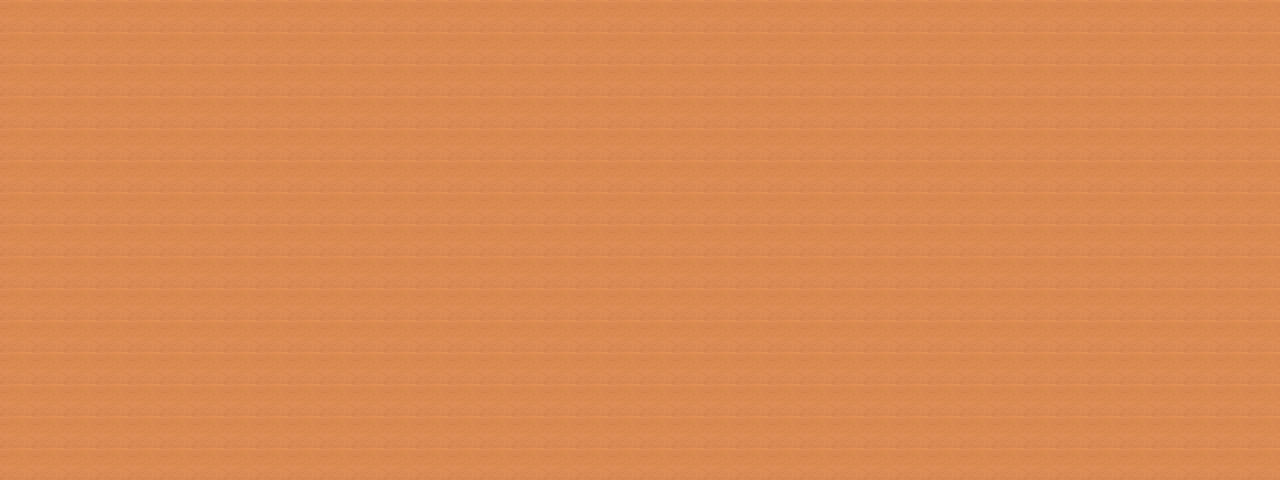

Tiled map render using the project's own tile images. Description and the map definition, with tile-layer contents summarised, below:
An orthogonal 40x15 tile map with 32x32 px tiles, 1 tile layer (background).

<map version="1.0" orientation="orthogonal" width="40" height="15" tilewidth="32" tileheight="32">
 <tileset firstgid="1" name="BgDesert" tilewidth="32" tileheight="32" spacing="1" margin="1">
  <image source="BgDesert.png" width="1920" height="320" />
 </tileset>
 <layer name="background" width="40" height="15">
  <data>[600 cells, 600 non-empty, 1 distinct tile ids]</data>
 </layer>
</map>
